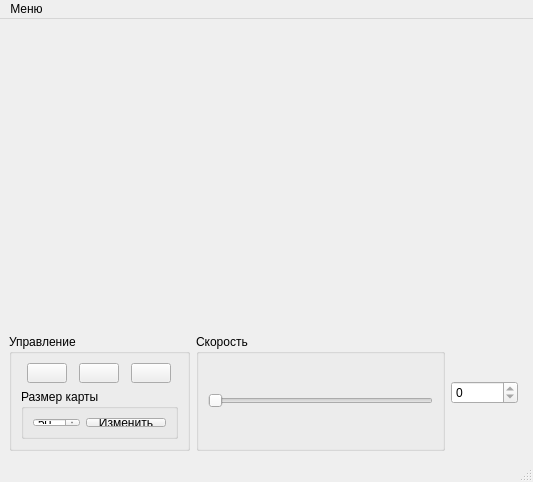
<?xml version="1.0" encoding="UTF-8"?>
<ui version="4.0">
 <class>gui</class>
 <widget class="QMainWindow" name="gui">
  <property name="geometry">
   <rect>
    <x>0</x>
    <y>0</y>
    <width>533</width>
    <height>476</height>
   </rect>
  </property>
  <property name="windowTitle">
   <string>MainWindow</string>
  </property>
  <widget class="QWidget" name="centralwidget">
   <layout class="QGridLayout" name="gridLayout_2">
    <item row="0" column="0" colspan="4">
     <widget class="LifeGame" name="widget" native="true">
      <property name="minimumSize">
       <size>
        <width>300</width>
        <height>300</height>
       </size>
      </property>
      <property name="sizeIncrement">
       <size>
        <width>0</width>
        <height>0</height>
       </size>
      </property>
     </widget>
    </item>
    <item row="1" column="1">
     <widget class="QGroupBox" name="groupBox_3">
      <property name="minimumSize">
       <size>
        <width>150</width>
        <height>50</height>
       </size>
      </property>
      <property name="title">
       <string>Скорость</string>
      </property>
      <layout class="QHBoxLayout" name="horizontalLayout_3">
       <item>
        <widget class="QSlider" name="speed">
         <property name="orientation">
          <enum>Qt::Horizontal</enum>
         </property>
        </widget>
       </item>
      </layout>
     </widget>
    </item>
    <item row="1" column="0">
     <widget class="QGroupBox" name="groupBox">
      <property name="maximumSize">
       <size>
        <width>200</width>
        <height>130</height>
       </size>
      </property>
      <property name="title">
       <string>Управление</string>
      </property>
      <layout class="QGridLayout" name="gridLayout">
       <item row="1" column="0" rowspan="2">
        <widget class="QGroupBox" name="groupBox_2">
         <property name="minimumSize">
          <size>
           <width>0</width>
           <height>50</height>
          </size>
         </property>
         <property name="title">
          <string>Размер карты</string>
         </property>
         <layout class="QHBoxLayout" name="horizontalLayout_2">
          <item>
           <widget class="QSpinBox" name="mapSize">
            <property name="minimum">
             <number>10</number>
            </property>
            <property name="maximum">
             <number>200</number>
            </property>
            <property name="value">
             <number>50</number>
            </property>
           </widget>
          </item>
          <item>
           <widget class="QPushButton" name="changeMapSize">
            <property name="text">
             <string>Изменить</string>
            </property>
           </widget>
          </item>
         </layout>
        </widget>
       </item>
       <item row="0" column="0">
        <layout class="QHBoxLayout" name="horizontalLayout">
         <item>
          <widget class="QPushButton" name="start">
           <property name="minimumSize">
            <size>
             <width>40</width>
             <height>0</height>
            </size>
           </property>
           <property name="maximumSize">
            <size>
             <width>40</width>
             <height>20</height>
            </size>
           </property>
           <property name="toolTip">
            <string>&lt;html&gt;&lt;head/&gt;&lt;body&gt;&lt;p&gt;Начать&lt;/p&gt;&lt;/body&gt;&lt;/html&gt;</string>
           </property>
           <property name="whatsThis">
            <string>&lt;html&gt;&lt;head/&gt;&lt;body&gt;&lt;p&gt;&lt;br/&gt;&lt;/p&gt;&lt;/body&gt;&lt;/html&gt;</string>
           </property>
           <property name="text">
            <string/>
           </property>
           <property name="icon">
            <iconset>
             <normaloff>Resources/Play1Hot.png</normaloff>Resources/Play1Hot.png</iconset>
           </property>
          </widget>
         </item>
         <item>
          <widget class="QPushButton" name="stop">
           <property name="minimumSize">
            <size>
             <width>40</width>
             <height>0</height>
            </size>
           </property>
           <property name="maximumSize">
            <size>
             <width>40</width>
             <height>20</height>
            </size>
           </property>
           <property name="toolTip">
            <string>&lt;html&gt;&lt;head/&gt;&lt;body&gt;&lt;p&gt;Остановить&lt;/p&gt;&lt;/body&gt;&lt;/html&gt;</string>
           </property>
           <property name="whatsThis">
            <string>&lt;html&gt;&lt;head/&gt;&lt;body&gt;&lt;p&gt;&lt;br/&gt;&lt;/p&gt;&lt;/body&gt;&lt;/html&gt;</string>
           </property>
           <property name="text">
            <string/>
           </property>
           <property name="icon">
            <iconset>
             <normaloff>Resources/PauseHot.png</normaloff>Resources/PauseHot.png</iconset>
           </property>
          </widget>
         </item>
         <item>
          <widget class="QPushButton" name="clear">
           <property name="minimumSize">
            <size>
             <width>40</width>
             <height>0</height>
            </size>
           </property>
           <property name="maximumSize">
            <size>
             <width>40</width>
             <height>20</height>
            </size>
           </property>
           <property name="toolTip">
            <string>&lt;html&gt;&lt;head/&gt;&lt;body&gt;&lt;p&gt;Закончить игру&lt;/p&gt;&lt;/body&gt;&lt;/html&gt;</string>
           </property>
           <property name="whatsThis">
            <string>&lt;html&gt;&lt;head/&gt;&lt;body&gt;&lt;p&gt;&lt;br/&gt;&lt;/p&gt;&lt;/body&gt;&lt;/html&gt;</string>
           </property>
           <property name="text">
            <string/>
           </property>
           <property name="icon">
            <iconset>
             <normaloff>Resources/Stop1Hot.png</normaloff>Resources/Stop1Hot.png</iconset>
           </property>
          </widget>
         </item>
        </layout>
       </item>
      </layout>
     </widget>
    </item>
    <item row="1" column="2">
     <widget class="QSpinBox" name="generationNumber">
      <property name="toolTip">
       <string>&lt;html&gt;&lt;head/&gt;&lt;body&gt;&lt;p&gt;Номер поколения&lt;/p&gt;&lt;/body&gt;&lt;/html&gt;</string>
      </property>
      <property name="whatsThis">
       <string>&lt;html&gt;&lt;head/&gt;&lt;body&gt;&lt;p&gt;&lt;br/&gt;&lt;/p&gt;&lt;/body&gt;&lt;/html&gt;</string>
      </property>
      <property name="readOnly">
       <bool>true</bool>
      </property>
      <property name="maximum">
       <number>999999999</number>
      </property>
     </widget>
    </item>
   </layout>
  </widget>
  <widget class="QMenuBar" name="menubar">
   <property name="geometry">
    <rect>
     <x>0</x>
     <y>0</y>
     <width>533</width>
     <height>21</height>
    </rect>
   </property>
   <widget class="QMenu" name="menu">
    <property name="title">
     <string>Меню</string>
    </property>
    <addaction name="NewGame"/>
    <addaction name="SaveMap"/>
    <addaction name="LoadMap"/>
   </widget>
   <addaction name="menu"/>
  </widget>
  <widget class="QStatusBar" name="statusbar"/>
  <action name="SaveMap">
   <property name="text">
    <string>Сохранить текущую конфигурацию</string>
   </property>
  </action>
  <action name="LoadMap">
   <property name="text">
    <string>Загрузить конфигурацию</string>
   </property>
  </action>
  <action name="NewGame">
   <property name="text">
    <string>Новая игра</string>
   </property>
  </action>
 </widget>
 <customwidgets>
  <customwidget>
   <class>LifeGame</class>
   <extends>QWidget</extends>
   <header>lifegame.h</header>
   <container>1</container>
  </customwidget>
 </customwidgets>
 <resources/>
 <connections/>
</ui>
